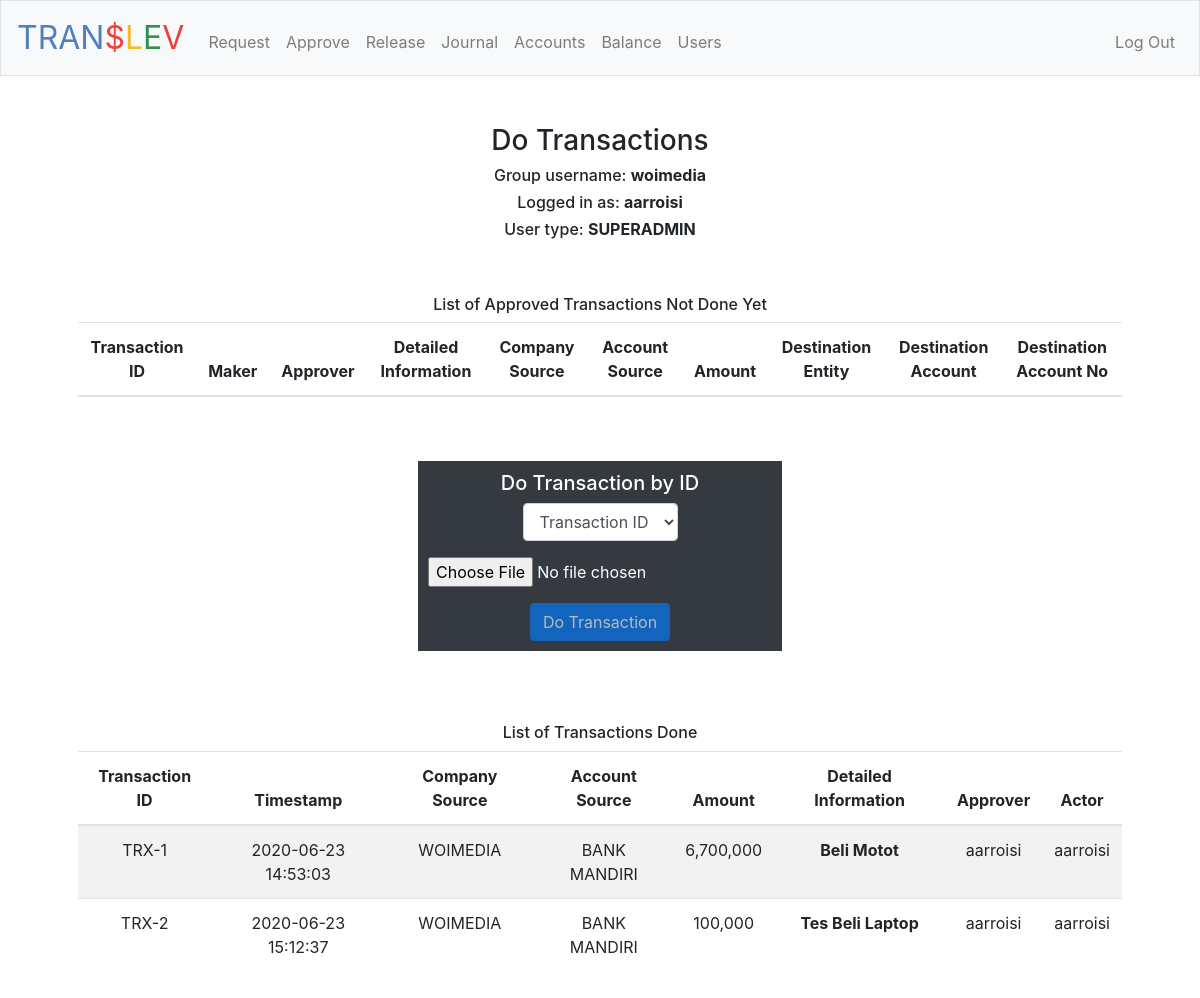
/act (signed in), run on the app's committed database.
### tables this page shows
CREATE TABLE 'users' (
user_id INTEGER PRIMARY KEY,
username TEXT,
hash TEXT, 'type' text DEFAULT 'MAKER', 'group_username' text, 'allowed' boolean DEFAULT 1);

CREATE TABLE 'trx' (
trx_id INTEGER PRIMARY KEY,
maker TEXT,
approver TEXT,
debit_acc TEXT,
debit_com TEXT,
credit_acc TEXT,
credit_com TEXT,
value NUMERIC,'requested_date' DATETIME DEFAULT CURRENT_TIMESTAMP, 'notes' text, 'approved' boolean DEFAULT 0, 'acted' boolean DEFAULT 0, 'journaled' boolean DEFAULT 0, 'approved_date' datetime, 'acted_date' datetime, 'journaled_date' datetime, 'req_method' text, 'requested'  boolean DEFAULT (1)  , 'actor' text, 'journaler' text, 'group_username' text, 'dest_entity' text, 'dest_account' text, 'dest_account_no' text, 'rejected' boolean DEFAULT 0, 'rejected_date' datetime,'add_notes' text);

### application.py (the view, shortened to what this page needs)
@app.route("/act", methods=["GET", "POST"])
@login_required
def act():
    db = SQL("sqlite:///translev.db")
    userid = session["user_id"]
    userSession = db.execute("SELECT * FROM users WHERE users.user_id = ?", userid)
    username = userSession[0]["username"]
    level = userSession[0]['type']
    group_username = userSession[0]['group_username']
    ids = [group_username, username, level]
    if level in ["SUPERADMIN", "RELEASER"]:
        if request.method == "GET":
            trx = db.execute("SELECT * FROM trx WHERE approved = 1 AND acted = 0 AND group_username = ?", group_username)
            trx2 = db.execute("SELECT * FROM trx WHERE acted = 1 AND group_username = ?", group_username)
            return render_template("act.html", trx=trx, trx2=trx2, ids=ids)
    else:
        flash("You are not RELEASER / SUPER ADMIN!")
        return redirect("/")

### application.py (called while the page is built)
@app.after_request
def after_request(response):
    response.headers["Cache-Control"] = "no-cache, no-store, must-revalidate"
    response.headers["Expires"] = 0
    response.headers["Pragma"] = "no-cache"
    return response

### helpers.py (called while the page is built)
def login_required(f):
    @wraps(f)
    def decorated_function(*args, **kwargs):
        if session.get("user_id") is None:
            return redirect("/login")
        return f(*args, **kwargs)
    return decorated_function

### templates/act.html (shortened to what this page needs)
{% extends "layout.html" %}
{% block main %}
    <h3>Do Transactions</h3>
    <h6>Group username: <b>{{ ids[0] }}</b></h6>
    <h6>Logged in as: <b>{{ ids[1] }}</b></h6>
    <h6>User type: <b>{{ ids[2] }}</b></h6>
    <br>
    <br>
    <h6>List of Approved Transactions Not Done Yet</h6>
    <table class="table text-center table-striped">
        <thead>
            <tr>
                <th scope="col">Transaction ID</th>
                <th scope="col">Maker</th>
                <th scope="col">Approver</th>
                <th scope="col">Detailed Information</th>
                <th scope="col">Company Source</th>
                <th scope="col">Account Source</th>
                <th scope="col">Amount</th>
                <th scope="col">Destination Entity</th>
                <th scope="col">Destination Account</th>
                <th scope="col">Destination Account No</th>
            </tr>
        </thead>
    </table>
    <br>
    <br>
    <div class="container">
        <div class="row">
            <div class="col- bg-dark text-white mx-auto" style="margin:0; auto; padding: 10px 10px 10px 10px;">
                <h5>Do Transaction by ID</h5>
                <form action="/act" method="post">
                    <div class="form-group">
                        <select id="trx_id" name="trx_id" class="form-control" onchange="success()">
                            <option disabled selected>Transaction ID</option>
                        </select>
                    </div>
                    <div class="form-group">
                        <input id="file" type="file" name="file">
                    </div>
                    <div>
                        <button id="button" class="btn btn-primary" type="submit" disabled>Do Transaction</button>
                    </div>
                </form>
            </div>
        </div>
    </div>
    <br>
    <br>
    <br>
    <h6>List of Transactions Done</h6>
    <table class="table text-center table-striped">
        <thead>
            <tr>
                <th scope="col">Transaction ID</th>
                <th scope="col">Timestamp</th>
                <th scope="col">Company Source</th>
                <th scope="col">Account Source</th>
                <th scope="col">Amount</th>
                <th scope="col">Detailed Information</th>
                <th scope="col">Approver</th>
                <th scope="col">Actor</th>
            </tr>
        </thead>
        <tbody>
            {% for row in trx2 %}
                    <tr>
                        <td>TRX-{{ row["trx_id"] }}</td>
                        <td>{{ row["acted_date"] }}</td>
                        <td>{{ row["credit_com"] }}</td>
                        <td>{{ row["credit_acc"] }}</td>
                        <td>{{ "{:,.0f}".format(row["value"]) }}</td>
                        <td><b>{{ row["notes"] }}</b></td>
                        <td>{{ row["approver"] }}</td>
                        <td>{{ row["actor"] }}</td>
                    </tr>
            {% endfor %}
        </tbody>
    </table>
{% endblock %}

### static/styles.css (style rules this page uses)
main .form-control { display: inline-block; width: auto; }

### data on the page
users: group_username "woimedia", username "aarroisi", type "SUPERADMIN"
trx: trx_id "1", acted_date "2020-06-23 14:53:03", credit_com "WOIMEDIA", credit_acc "BANK MANDIRI", value "6,700,000", notes "Beli Motot", approver "aarroisi", actor "aarroisi"
trx: trx_id "2", acted_date "2020-06-23 15:12:37", credit_com "WOIMEDIA", credit_acc "BANK MANDIRI", value "100,000", notes "Tes Beli Laptop", approver "aarroisi", actor "aarroisi"
